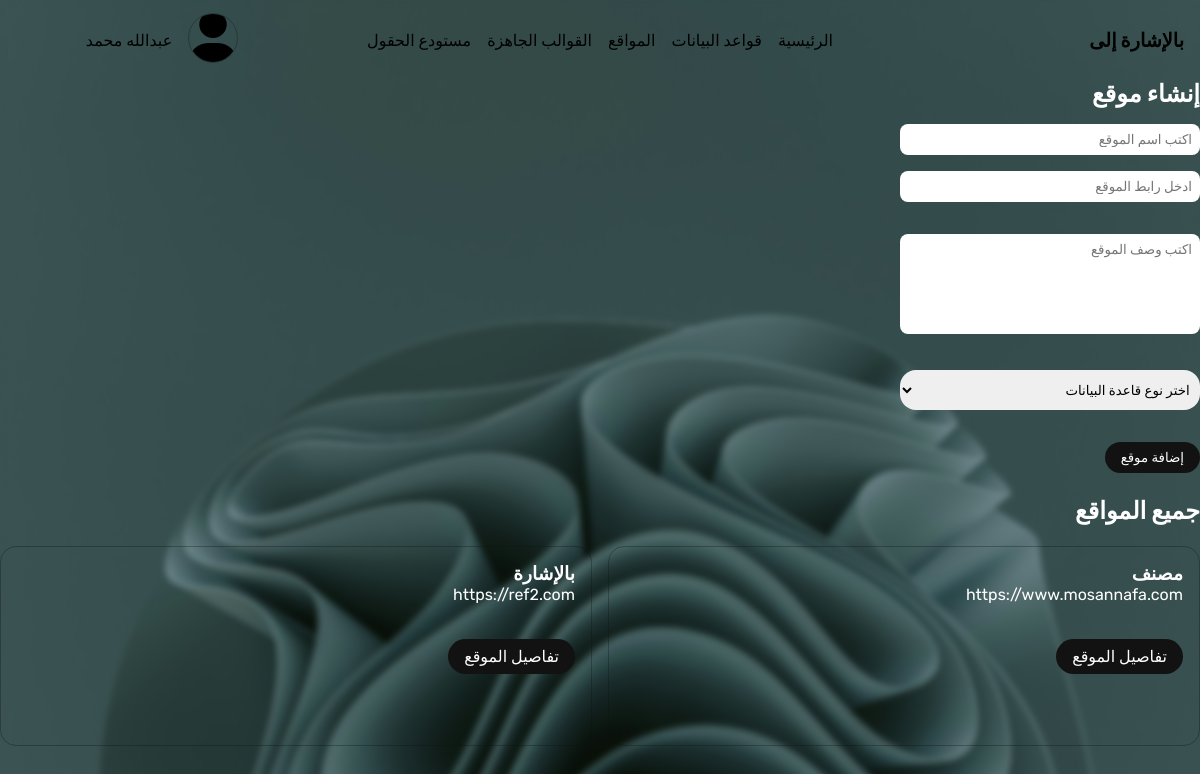
The app's page /v3/ with its own data.
### v3/models.py (models this page shows)
class Website(models.Model):
    name = models.CharField(max_length=200)
    url = models.URLField(verbose_name="رابط الموقع")
    db_type = models.ForeignKey(DbType, related_name='websites', on_delete=models.CASCADE, null=True, blank=True)
    description = models.TextField(null=True, blank=True)
    def __str__(self):
        return self.name
    class Meta:
        db_table = ''
        managed = True
        verbose_name = 'Website'
        verbose_name_plural = 'Websites'

### v3/views.py (the view, shortened to what this page needs)
# urls.py: path('', index, name='index'),
def index(request):
    websites = Website.objects.all()
    dbtypes = DbType.objects.all()
    context = {
        'websites': websites,
        'dbtypes': dbtypes,
    }
    return render(request, 'v3/index.html', context)

### v3/templates/v3/index.html (shortened to what this page needs)
{% extends 'base.html' %}
{% load static %}
{% block stylesheets %}
<link rel="stylesheet" href="{% static 'css/old-main.css' %}">
{% endblock stylesheets %}
{% block content %}
<section>
    <div class="container">
        <h1>إنشاء موقع</h1>
        <form action="" method="post">
            <div class="field">
                <input type="text" placeholder="اكتب اسم الموقع" required name="website-name-input">
            </div>
            <div class="field">
                <input type="url" name="website-url-input" placeholder="ادخل رابط الموقع" id="" required>
            </div>
            <div class="field">
                <textarea name="description-input" id="description-input" placeholder="اكتب وصف الموقع"></textarea>
            </div>
            <div class="field">
                <select name="dbtype-input" id="dbtype-input">
                    <option value="" disabled selected>اختر نوع قاعدة البيانات</option>
                </select>
            </div>
            <button type="submit" class="btn btn-solid-dark">إضافة موقع</button>
        </form>
    </div>
</section>
<br>
<section>
    <div class="container">
        <div class="section__heading">
            <h1>جميع المواقع</h1>
        </div>
        <div class="section__content">
            <div class="grid">
                {% for website in websites %}
                    <div class="col">
                        <H3>
                            {{website}}
                        </H3>
                        <a href="{{website.url}}">
                            {{website.url}}
                        </a>
                        <br>
                        <br>
                        <a href="{% url 'v3:website-details' website.id %}" class="btn btn-solid-dark">
                            تفاصيل الموقع
                        </a>
                    </div>
                {% endfor %}
            </div>
        </div>
    </div>
</section>
{% endblock content %}

### project/static/css/main.css (style rules this page uses)
* { padding: 0; margin:0; box-sizing: border-box; font-family: "Rubik"; }
a { color: #000; text-decoration: none; }
.container { margin: 0 auto; }
body { overflow-x: hidden; background-color: #fef0e5; margin-bottom: 1rem; }
section .section__heading { line-height: 1.6; margin-bottom: 1rem }
.grid { display: grid; grid-template-columns: repeat(auto-fit, minmax(250px, 1fr)); gap: 1rem; }
.grid .col { min-height: 200px; border-radius: 1rem; border: 1px solid #12121250; padding: 1rem; }
.btn { display: block; width: fit-content; padding: .5rem 1rem; border-radius: 2rem; margin-top: 1rem; outline: none; border: none; cursor: pointer; }
.btn-solid-dark { background: #121212; color: #fef0e5; }
input { display: block; }
textarea { resize: none; height: 100px; border-radius: 15px; padding: .5rem 1rem; border: 1px solid #12121230; }
select { padding: .5rem 1rem ; border-radius: 15px; border: 1px solid #12121230; outline: none; }
@media (min-width: 1200px) { .container { width: 1100px; } }

### project/static/css/old-main.css (style rules this page uses)
* { padding: 0; margin: 0; box-sizing: border-box; }
body { background-size: cover; background-repeat: no-repeat; background-position: center center; min-height: 100vh; backdrop-filter: blur(3px); margin-bottom: 0 !important; }
h1, p { color: white; }
.btn { margin-top: 1rem; border-radius: 3rem; }
input ,select { width: 300px; max-width: 100%; }
input { padding: .2rem .4rem ; border-radius: 1rem; outline: none; border: none; }
.field select { padding: .2rem .4rem ; border-radius: 1rem; }
.btn-solid-dark { background: #121212; color: white; }
.container { margin: 0 auto; }
@media (min-width: 1200px) { .container { width: 1200px; } }

### records on screen
Website: name "مصنف", url "https://www.mosannafa.com"
Website: name "بالإشارة", url "https://ref2.com"
